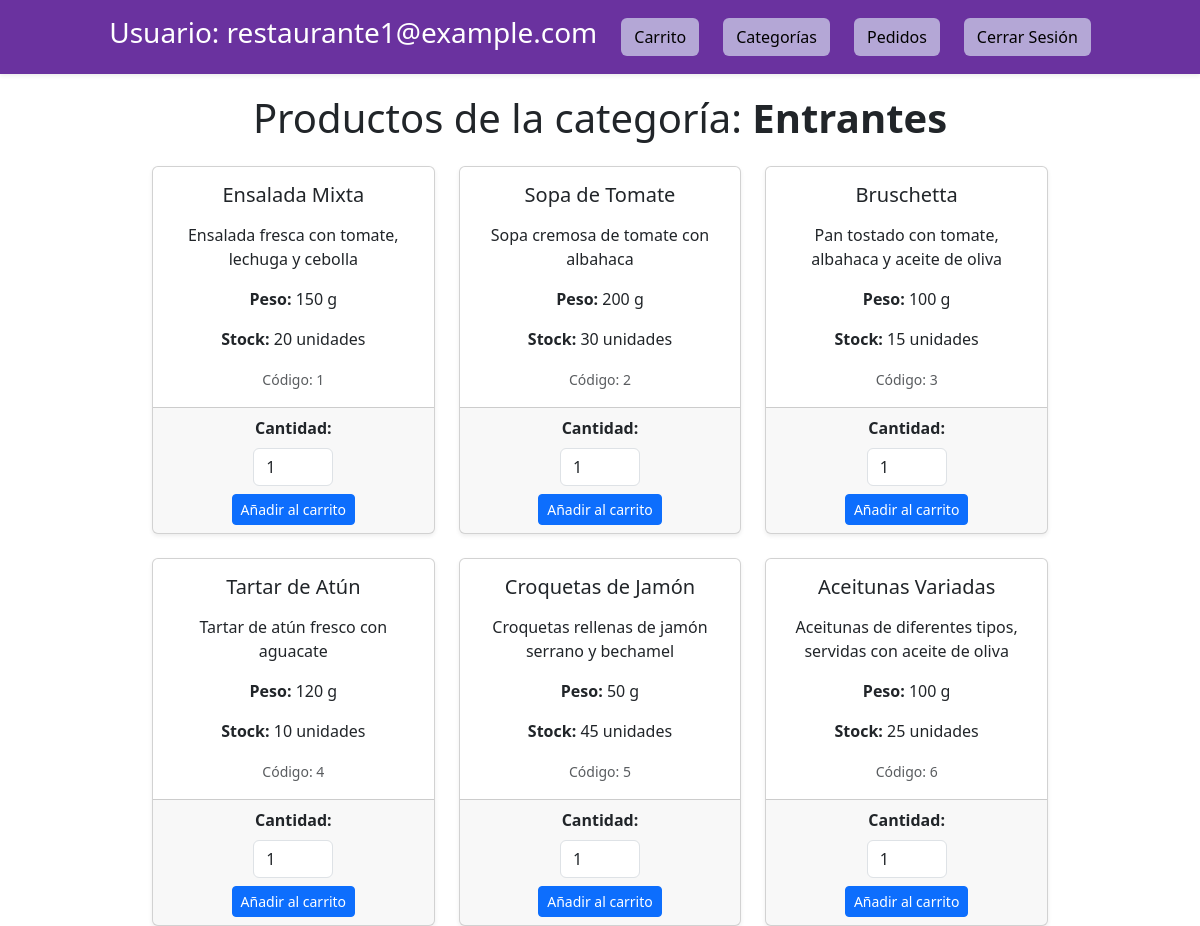
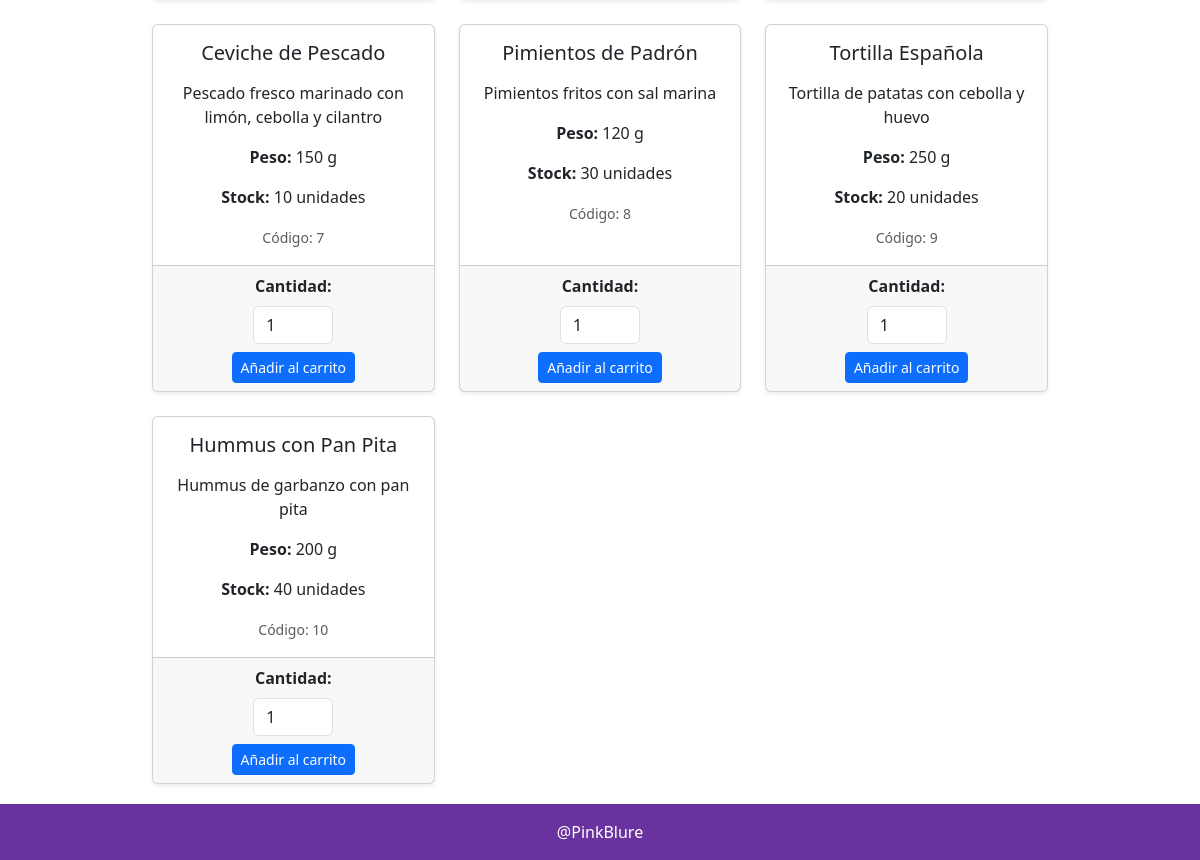
Page /src/pages/productos.php?codigo=1 (signed in) on the committed database (2 pictures, top to bottom).
### tables this page shows
CREATE TABLE `Categoria` (
  `Codigo` int(11) NOT NULL,
  `Nombre` varchar(100) NOT NULL,
  `Descripcion` text NOT NULL
);

CREATE TABLE `Producto` (
  `Codigo` int(11) NOT NULL,
  `Nombre` varchar(100) NOT NULL,
  `Descripcion` text NOT NULL,
  `Peso` int(11) NOT NULL,
  `CantidadStock` int(11) NOT NULL,
  `Categoria` int(11) NOT NULL
);

### src/db/database_functions.php (called while the page is built, shortened)
<?php
function seleccionarProductos($conn, $codigoCategoria)
{
  try {
    $sql = "SELECT * FROM Producto WHERE Categoria = :codigoCategoria";
    $stmt = $conn->prepare($sql);
    $stmt->bindParam(':codigoCategoria', $codigoCategoria, PDO::PARAM_INT);
    $stmt->execute();
    return $stmt->fetchAll(PDO::FETCH_ASSOC);
  } catch (PDOException $ex) {
    error_log("Error al seleccionar productos: " . $ex->getMessage());
    return null;
  }
}

### src/pages/productos.php (the view, shortened to what this page needs)
<?php
require_once __DIR__ . '/../db/database_functions.php';
$user = $_SESSION['user'];
if (isset($_GET['codigo'])) {
  $codigoCategoria = htmlspecialchars($_GET['codigo']);
} else {
  die("No se proporcionó un código de categoría.");
}
?>
<!DOCTYPE html>
<html lang="es">
<head>
  <link href="https://cdn.jsdelivr.net/npm/bootstrap@5.3.3/dist/css/bootstrap.min.css" rel="stylesheet">
</head>
<body class="d-flex flex-column">
  <header class="container-fluid pt-3 pb-3 d-flex flex-row justify-content-center gap-4 align-items-center shadow-sm text-white"
    style="background-color: #6a329f;">
    <h3>Usuario: <?php echo htmlspecialchars($user['email']); ?></h3>
    <a href="/Proyectos/gestion_restaurante/src/pages/carrito.php" class="btn text-black position-relative" style="background-color: #b4a7d6;">
      <i class="bi bi-cart"></i> Carrito
    </a>
    <a href="/Proyectos/gestion_restaurante/src/pages/lista.php" class="btn text-black" style="background-color: #b4a7d6;">Categorías</a>
    <a href="/Proyectos/gestion_restaurante/src/pages/pedidos.php" class="btn text-black" style="background-color: #b4a7d6;">Pedidos</a>
    <a href="/Proyectos/gestion_restaurante/src/auth/logout.php" class="btn text-black" style="background-color: #b4a7d6;">Cerrar
      Sesión</a>
  </header>
  <main class="content m-auto" style="max-width: 80%; padding: 20px;">
    <?php
    $conn = createConnection();
    try {
      $stmt = $conn->prepare("SELECT Nombre FROM Categoria WHERE Codigo = :codigo");
      $stmt->bindParam(':codigo', $codigoCategoria, PDO::PARAM_INT);
      $stmt->execute();
      $categoria = $stmt->fetch(PDO::FETCH_ASSOC);
      if ($categoria) {
        echo "<h1 class='text-center mb-4'>Productos de la categoría: <strong>" . htmlspecialchars($categoria['Nombre']) . "</strong></h1>";
      }
    } catch (PDOException $ex) {
      echo "Error al obtener la categoría: " . htmlspecialchars($ex->getMessage());
    }
    $productos = seleccionarProductos($conn, $codigoCategoria);
    if ($productos) {
      echo "<div class='container'>";
      echo "<div class='row g-4'>";
      foreach ($productos as $producto) {
        $codigo = htmlspecialchars($producto['Codigo']);
        $nombre = htmlspecialchars($producto['Nombre']);
        $descripcion = htmlspecialchars($producto['Descripcion']);
        $peso = htmlspecialchars($producto['Peso']);
        $cantidadStock = htmlspecialchars($producto['CantidadStock']);
        echo "
        <div class='col-12 col-md-6 col-lg-4'>
          <div class='card h-100 shadow-sm'>
            <div class='card-body text-center'>
              <h5 class='card-title mb-3'>{$nombre}</h5>
              <p class='card-text'>{$descripcion}</p>
              <p><strong>Peso:</strong> {$peso} g</p>
              <p><strong>Stock:</strong> {$cantidadStock} unidades</p>
              <small class='text-muted'>Código: {$codigo}</small>
            </div>
            <div class='card-footer text-center'>
              <form action='/Proyectos/gestion_restaurante/src/cart/agregarCarrito.php' method='POST' class='d-flex flex-column align-items-center'>
                <input type='hidden' name='codigoProducto' value='{$codigo}'>
                <input type='hidden' name='codigoCategoria' value='{$codigoCategoria}'>
                <div class='mb-2'>
                  <label for='cantidad{$codigo}' class='form-label'><strong>Cantidad:</strong></label>
                  <input type='number' id='cantidad{$codigo}' name='cantidad' class='form-control' value='1' min='1' max='{$cantidadStock}' required style='width: 80px;'>
                </div>
                <button type='submit' class='btn btn-primary btn-sm'>Añadir al carrito</button>
              </form>
            </div>
          </div>
        </div>";
      }
      echo "</div>";
      echo "</div>";
    } else {
      echo "<p class='text-center'>No se encontraron productos para esta categoría.</p>";
    }
    ?>
  </main>
  <footer class="container-fluid d-flex justify-content-center align-items-center pt-3 pb-3 shadow-sm text-white"
    style="background-color: #6a329f;">
    <a href="https://github.com/PinkBlure" class="text-white text-decoration-none">@PinkBlure</a>
  </footer>
</body>
</html>

### src/pages/productos.php (style rules this page uses)
.content { min-height: 100vh; }

### rows in the picture
categoria: Nombre "Entrantes"
producto: Nombre "Ensalada Mixta", Descripcion "Ensalada fresca con tomate, lechuga y cebolla", Peso "150", CantidadStock "20", Codigo "1", cantidad "1"
producto: Nombre "Sopa de Tomate", Descripcion "Sopa cremosa de tomate con albahaca", Peso "200", CantidadStock "30", Codigo "2"
producto: Nombre "Bruschetta", Descripcion "Pan tostado con tomate, albahaca y aceite de oliva", Peso "100", CantidadStock "15", Codigo "3"
producto: Nombre "Tartar de Atún", Descripcion "Tartar de atún fresco con aguacate", Peso "120", CantidadStock "10", Codigo "4"
producto: Nombre "Croquetas de Jamón", Descripcion "Croquetas rellenas de jamón serrano y bechamel", Peso "50", CantidadStock "45", Codigo "5"
producto: Nombre "Aceitunas Variadas", Descripcion "Aceitunas de diferentes tipos, servidas con aceite de oliva", Peso "100", CantidadStock "25", Codigo "6"
producto: Nombre "Ceviche de Pescado", Descripcion "Pescado fresco marinado con limón, cebolla y cilantro", Peso "150", CantidadStock "10", Codigo "7"
producto: Nombre "Pimientos de Padrón", Descripcion "Pimientos fritos con sal marina", Peso "120", CantidadStock "30", Codigo "8"
producto: Nombre "Tortilla Española", Descripcion "Tortilla de patatas con cebolla y huevo", Peso "250", CantidadStock "20", Codigo "9"
producto: Nombre "Hummus con Pan Pita", Descripcion "Hummus de garbanzo con pan pita", Peso "200", CantidadStock "40", Codigo "10"

### other values in the picture
$user['email'] "restaurante1@example.com"
